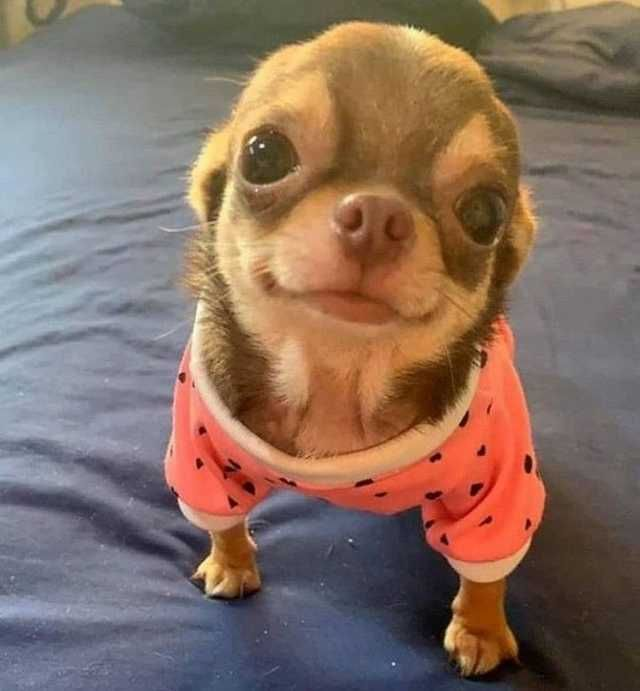
#> input picture Lab1_Revision_of_WdPO/Pictures/dog4.jpg, 640 x 691 px
$ python Task4.py
#> lines starting #> are read from the running program, lines starting #| are printed output that depends on the picture
#> in main, img is the input picture: shape (691, 640, 3); mean B, G, R 96.6, 109.5, 133.9
#> slider 'Rotation' is set to 100
import cv2 as cv
import numpy as np

def rotate_image(img, rotation):
    # get the image size and it's center
#> called with rotation = 100
    height, width = img.shape[:2]
#> height = 691; width = 640
    image_center = (width/2, height/2)
#> image_center = (320, 345.5)

    # get the rotation matrix
    rotation_mat = cv.getRotationMatrix2D(image_center, rotation, 1)

    # calculate the dimensions of the rotated image
    abs_cos = abs(rotation_mat[0,0])
#> abs_cos = 0.174
    abs_sin = abs(rotation_mat[0,1])
#> abs_sin = 0.985
    bound_w = int(height * abs_sin + width * abs_cos)
#> bound_w = 791
    bound_h = int(height * abs_cos + width * abs_sin)
#> bound_h = 750

    # adjust the rotation matrix
    rotation_mat[0, 2] += bound_w/2 - image_center[0]
    rotation_mat[1, 2] += bound_h/2 - image_center[1]

    # rotate the image and get scale factor
    rotated_img = cv.warpAffine(img, rotation_mat, (bound_w, bound_h))
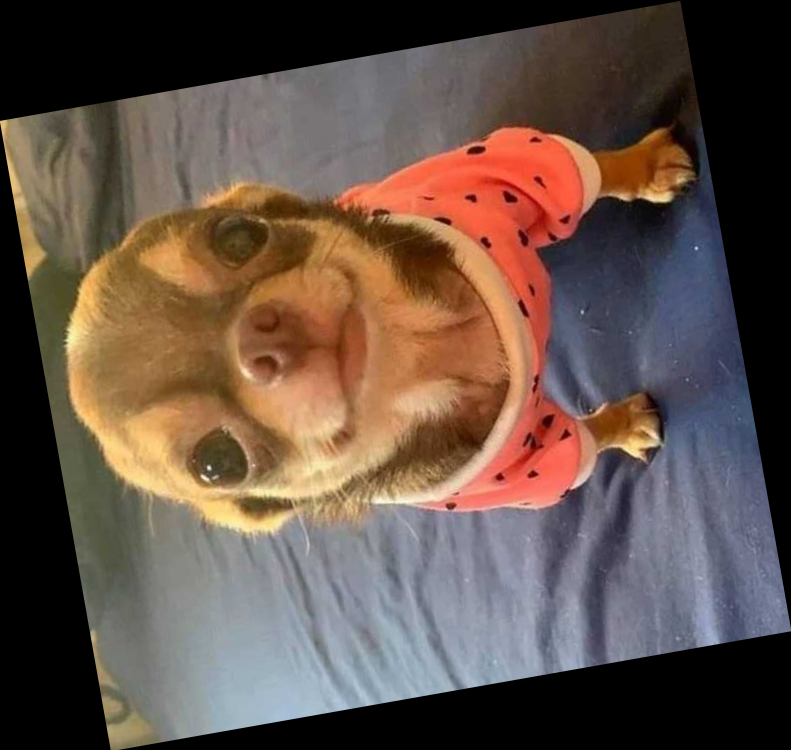
#> rotated_img: shape (750, 791, 3); mean B, G, R 72, 81.6, 99.8
    scale_factor = min(width/bound_w, height/bound_h)
#> scale_factor = 0.809
    resized_rotated_img = cv.resize(rotated_img, None, fx=scale_factor, fy=scale_factor)

    # create a black image with the original image size
    result = np.zeros_like(img)

    # get the dimensions of the resized rotated image and it's middle size
    rh, rw = resized_rotated_img.shape[:2]
#> rh = 607; rw = 640
    y = (height - rh) // 2
#> y = 42
    x = (width - rw) // 2
#> x = 0
    result[y:y+rh, x:x+rw] = resized_rotated_img
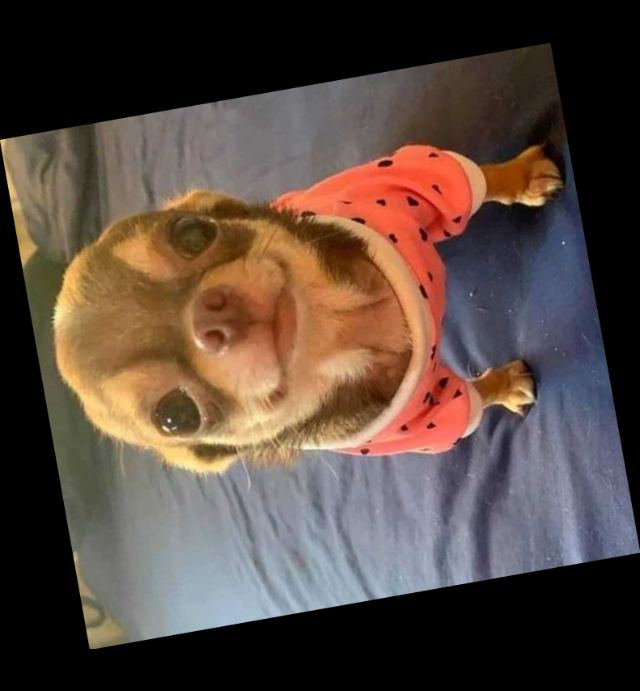
#> result: shape (691, 640, 3); mean B, G, R 63.1, 71.6, 87.6

    return result

def main():
    img = cv.imread("Pictures/dog4.jpg")
    cv.namedWindow("Image")
    # adding trackbar to set rotation of the image
    cv.createTrackbar("Rotation", "Image", 0, 360, lambda x: None)

    while True:
        # get the rotation value from the trackbar
        rotation = cv.getTrackbarPos("Rotation", "Image")
        # get the rotated image
        rotated_img = rotate_image(img, rotation)
        # display the rotated image
        cv.imshow("Image", rotated_img)
        # break the loop when 'q' is pressed
        if cv.waitKey(1) & 0xFF == ord('q'):
#> (key q is pressed here)
            break

    cv.destroyAllWindows()

if __name__ == '__main__':
    main()

$ run again, with Lab1_Revision_of_WdPO/Pictures/dog2.jpg copied over Lab1_Revision_of_WdPO/Pictures/dog4.jpg
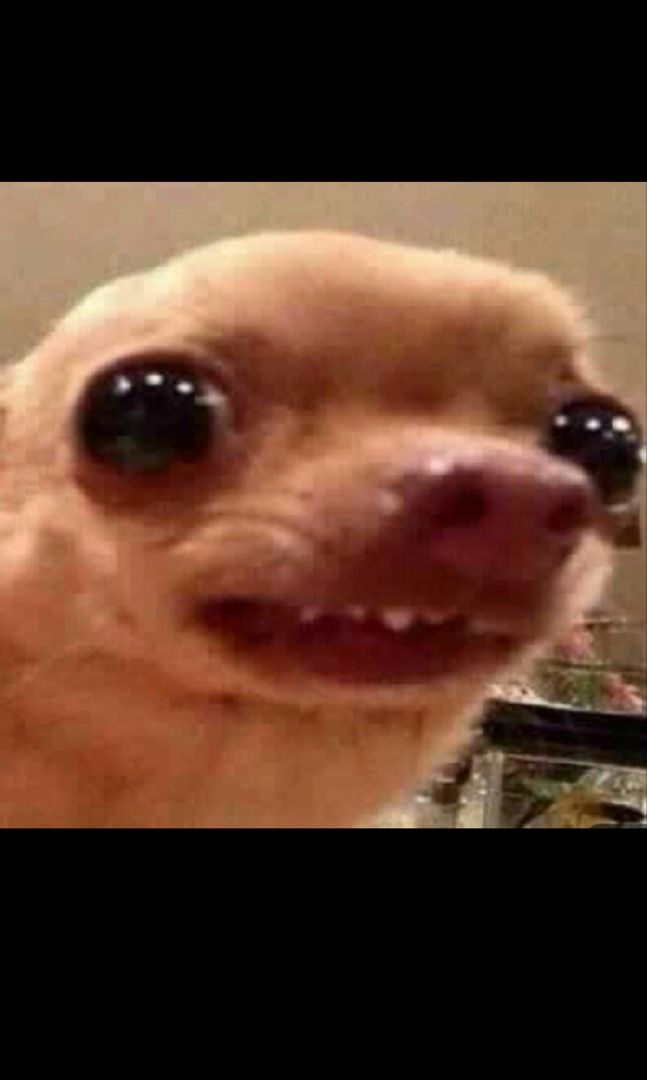
#> input picture Lab1_Revision_of_WdPO/Pictures/dog2.jpg, 647 x 1080 px
#> in main, img is the input picture: shape (1080, 647, 3); mean B, G, R 41.8, 56.9, 87.3
#> in rotate_image, `resized_rotated_img = cv.resize(rotated_img, None, fx=scale_factor, fy..`:
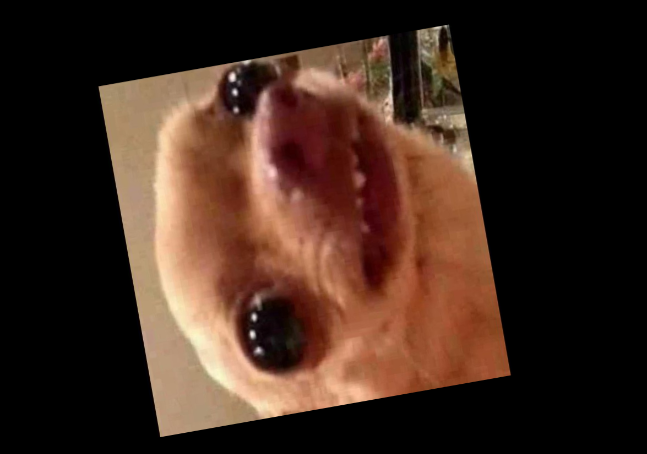
#> resized_rotated_img: shape (454, 647, 3); mean B, G, R 30.1, 41, 62.9
#> in rotate_image, `result[y:y+rh, x:x+rw] = resized_rotated_img`:
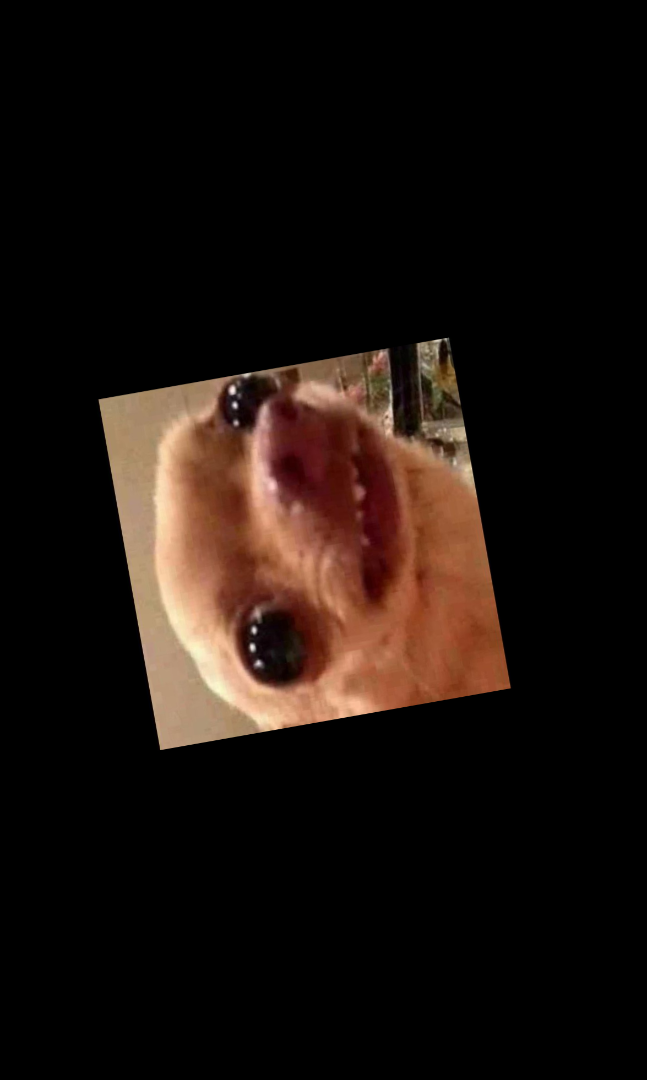
#> result: shape (1080, 647, 3); mean B, G, R 12.7, 17.2, 26.5

$ run again, with Lab1_Revision_of_WdPO/Pictures/dog3.jpg copied over Lab1_Revision_of_WdPO/Pictures/dog4.jpg
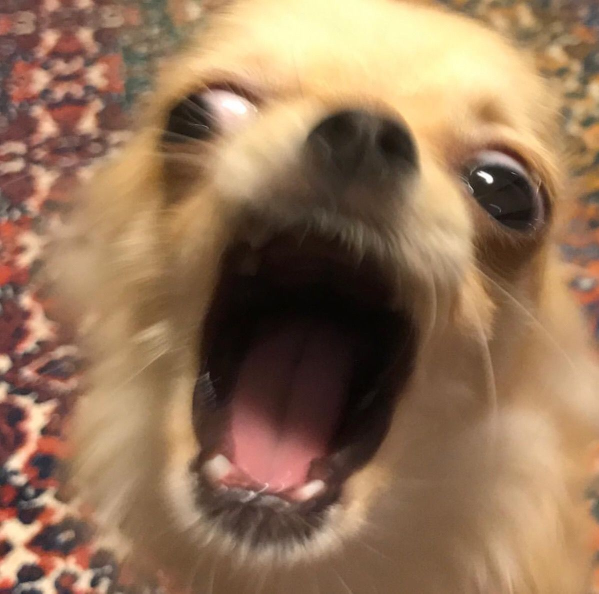
#> input picture Lab1_Revision_of_WdPO/Pictures/dog3.jpg, 1198 x 1187 px (shown at 1/2 size)
#> in main, img is the input picture: shape (1187, 1198, 3); mean B, G, R 88.5, 116.7, 148.6
#> in rotate_image, `rotated_img = cv.warpAffine(img, rotation_mat, (bound_w, bound_h))`:
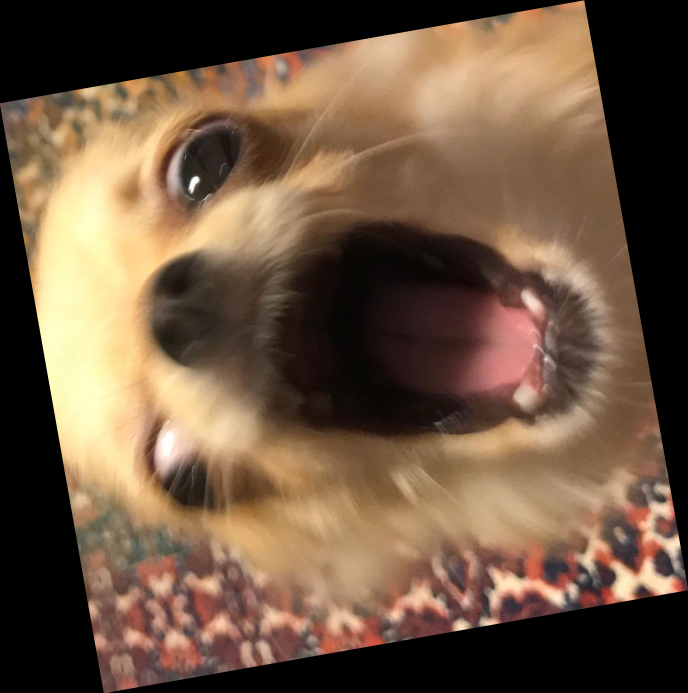
#> rotated_img: shape (1385, 1376, 3) (shown at 1/2 size); mean B, G, R 66, 87, 110.9
#> in rotate_image, `result[y:y+rh, x:x+rw] = resized_rotated_img`:
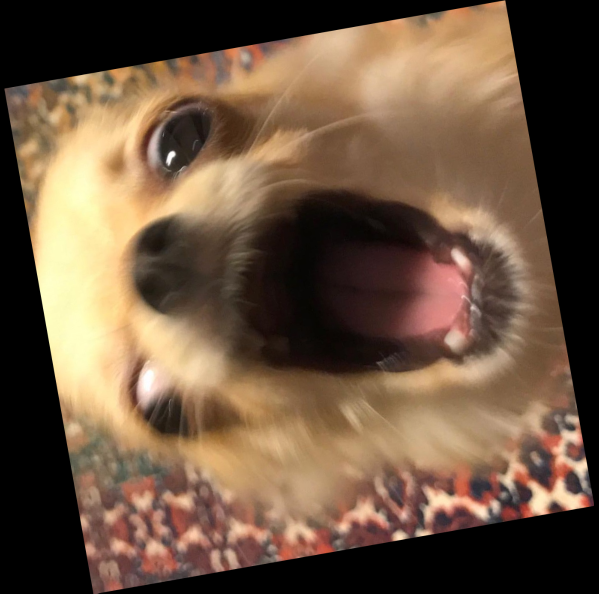
#> result: shape (1187, 1198, 3) (shown at 1/2 size); mean B, G, R 64.9, 85.6, 109.1
